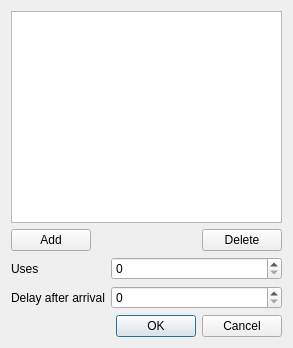
<?xml version="1.0" encoding="UTF-8"?>
<ui version="4.0">
 <class>fso::fred::dialogs::ReinforcementsEditorDialog</class>
 <widget class="QDialog" name="fso::fred::dialogs::ReinforcementsEditorDialog">
  <property name="geometry">
   <rect>
    <x>0</x>
    <y>0</y>
    <width>293</width>
    <height>348</height>
   </rect>
  </property>
  <property name="windowTitle">
   <string>Reinforcements Editor</string>
  </property>
  <layout class="QVBoxLayout" name="verticalLayout">
   <item>
    <widget class="QListView" name="reinforcementsListView"/>
   </item>
   <item>
    <layout class="QHBoxLayout" name="horizontalLayout">
     <item>
      <widget class="QPushButton" name="addReinforcementButton">
       <property name="text">
        <string>Add</string>
       </property>
      </widget>
     </item>
     <item>
      <spacer name="horizontalSpacer">
       <property name="orientation">
        <enum>Qt::Horizontal</enum>
       </property>
       <property name="sizeHint" stdset="0">
        <size>
         <width>40</width>
         <height>20</height>
        </size>
       </property>
      </spacer>
     </item>
     <item>
      <widget class="QPushButton" name="deleteReinforcementButton">
       <property name="text">
        <string>Delete</string>
       </property>
      </widget>
     </item>
    </layout>
   </item>
   <item>
    <layout class="QFormLayout" name="formLayout">
     <item row="0" column="0">
      <widget class="QLabel" name="label">
       <property name="text">
        <string>Uses</string>
       </property>
      </widget>
     </item>
     <item row="0" column="1">
      <widget class="QSpinBox" name="usesSpin"/>
     </item>
     <item row="1" column="0">
      <widget class="QLabel" name="label_2">
       <property name="text">
        <string>Delay after arrival</string>
       </property>
      </widget>
     </item>
     <item row="1" column="1">
      <widget class="QSpinBox" name="delaySpin"/>
     </item>
    </layout>
   </item>
   <item>
    <widget class="QDialogButtonBox" name="dialogButtonBox">
     <property name="standardButtons">
      <set>QDialogButtonBox::Cancel|QDialogButtonBox::Ok</set>
     </property>
    </widget>
   </item>
  </layout>
 </widget>
 <resources/>
 <connections/>
</ui>
